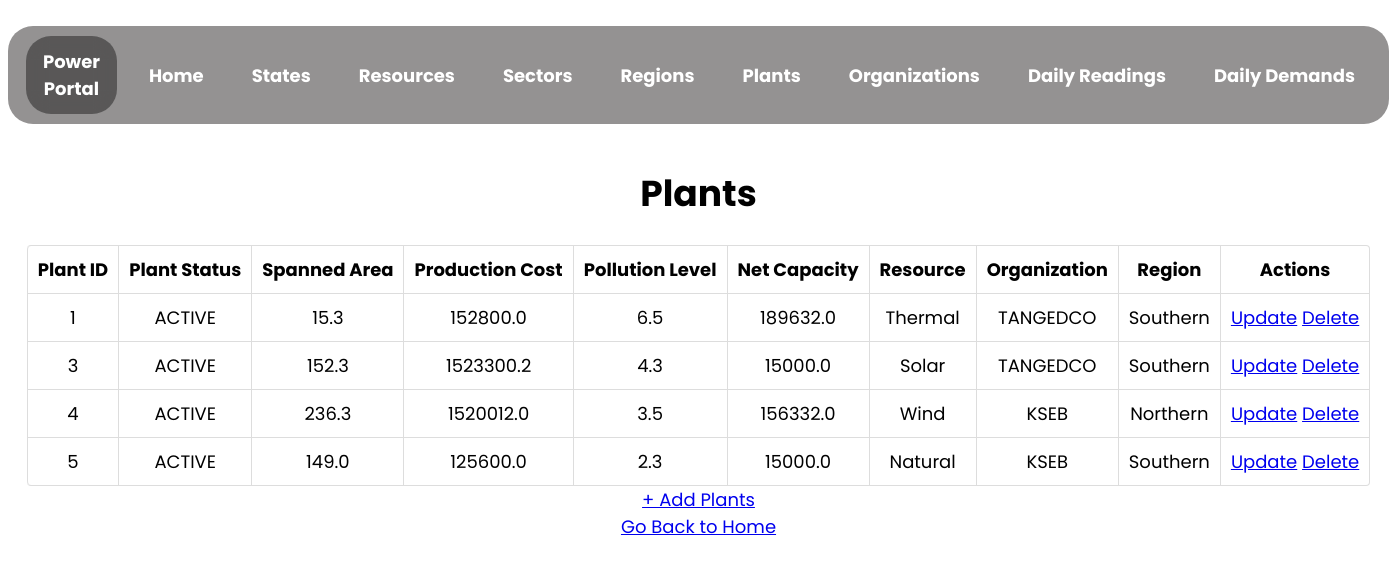
The app's page /plant with its own data.
### app.py (models this page shows)
class Plants(db.Model):
    __tablename__ = "plant"
    plant_id = db.Column(db.Integer, autoincrement = True, primary_key = True, unique = True, nullable = False)
    plant_status = db.Column(db.String, nullable = False)
    spanned_area = db.Column(db.Float, nullable = False)
    production_cost = db.Column(db.Float, nullable = False)
    pollution_level = db.Column(db.Float, nullable = False)
    net_capacity = db.Column(db.Float, nullable = False)
    resource_id = db.Column(db.Integer, db.ForeignKey("resources.resource_id"), nullable = False)
    region_id = db.Column(db.Integer, db.ForeignKey("region.region_id"), nullable = False)
    org_id = db.Column(db.Integer, db.ForeignKey("organization.org_id"), nullable = False)

class Resource(db.Model):
    __tablename__ = "resources"
    resource_id = db.Column(db.Integer, autoincrement = True, primary_key = True, unique = True, nullable = False)
    resource_type = db.Column(db.String, nullable = False, unique = True)
    resource_left = db.Column(db.Float, nullable = False)

class Organizations(db.Model):
    __tablename__ = "organization"
    org_id = db.Column(db.Integer, autoincrement = True, primary_key = True, unique = True, nullable = False)
    org_name = db.Column(db.String, nullable = False, unique = True)
    state_id = db.Column(db.Integer, db.ForeignKey("states.state_id"), nullable = False)
    sector_id = db.Column(db.Integer, db.ForeignKey("sector.sector_id"), nullable = False)

class Region(db.Model):
    __tablename__ = "region"
    region_id = db.Column(db.Integer, primary_key = True, nullable = False, unique = True, autoincrement = True)
    region_name = db.Column(db.String, nullable = False, unique = True)
    death_count = db.Column(db.Integer, nullable = False)
    allowed_pollution_level = db.Column(db.Float, nullable = False)

### app.py (the view)
@app.route("/plant", methods = ["GET", "POST"])
def view_plant():
    plant_list = Plants.query.all()
    plant_data = []
    for plant in plant_list:
        data = {
            "plant_id": plant.plant_id,
            "plant_status": plant.plant_status,
            "spanned_area": plant.spanned_area,
            "production_cost": plant.production_cost,
            "pollution_level": plant.pollution_level,
            "net_capacity": plant.net_capacity,
            "resource": Resource.query.get(plant.resource_id),
            "org": Organizations.query.get(plant.org_id),
            "region": Region.query.get(plant.region_id)
        }
        plant_data.append(data)
    return render_template(
        "view_plant.html",
        plant_data = plant_data
    )

### templates/view_plant.html (shortened to what this page needs)
<!DOCTYPE html>
<html lang="en">
  <head>
    <link rel="stylesheet" href="../static/assets/view.css">
  </head>
  <body>
    <nav>
      <ul class="menu-bar">
        <div class="logo">
          <a href="/">Power Portal </a>
        </div>
        <li><a href="/">Home</a></li>
        <li><a href="/state">States</a></li>
        <li><a href="/resource">Resources</a></li>
        <li><a href="/sector">Sectors</a></li>
        <li><a href="/region">Regions</a></li>
        <li><a href="/plant">Plants</a></li>
        <li><a href="/organization">Organizations</a></li>
        <li><a href="/daily_reading">Daily Readings</a></li>
        <li><a href="/daily_demand">Daily Demands</a></li>
      </ul>
    </nav>
    <h1 style="text-align: center">Plants</h1>
    {% if plant_data | length == 0 %}
        <p>No Plants Found! Add the plants now!</p>
        <a href="/plant/create" type="button">+ Add Plant</a>
    {% else %}
    <table id="plant-detail">
      <thead>
        <th>Plant ID</th>
        <th>Plant Status</th>
        <th>Spanned Area</th>
        <th>Production Cost</th>
        <th>Pollution Level</th>
        <th>Net Capacity</th>
        <th>Resource</th>
        <th>Organization</th>
        <th>Region</th>
        <th>Actions</th>
      </thead>
      {% for plant in plant_data %}
      <tr>
        <td>{{plant["plant_id"]}}</td>
        <td>{{plant["plant_status"]}}</td>
        <td>{{plant["spanned_area"]}}</td>
        <td>{{plant["production_cost"]}}</td>
        <td>{{plant["pollution_level"]}}</td>
        <td>{{plant["net_capacity"]}}</td>
        <td>{{(plant["resource"]).resource_type}}</td>
        <td>{{(plant["org"]).org_name}}</td>
        <td>{{(plant["region"]).region_name}}</td>
        <td>
            <a href="/plant/{{plant['plant_id']}}/update" type="button">Update</a>
            <a href="/plant/{{plant['plant_id']}}/delete" type="button">Delete</a>
        </td>
      </tr>
      {% endfor %}
    </table>
    <a href="/plant/create" type="button">+ Add Plants</a>
    {% endif %}
    <br>
    <a href="/">Go Back to Home</a>
  </body>
</html>

### static/assets/view.css (style rules this page uses)
html { scroll-behavior: smooth; }
html { background-color: none; position: relative; -webkit-animation-name: animatebottom; -webkit-animation-duration: 1s; animation-name: animatebottom; animation-duration: 1s; }
body { font-family: 'Poppins', sans-serif; text-align: center; font-size: large; }
.logo { border-radius: 25px; height: fit-content; display: inline-flex; background-color: rgba(0,0,0,0.4); -webkit-backdrop-filter: blur(10px); backdrop-filter: blur(10px); align-items: center; vertical-align: middle; padding: 12px 16px; margin: 0 8px; top: 0; color: white; transition: all .2s; }
.logo a { text-decoration: none; color: white; font-weight: bold; }
.menu-bar { border-radius: 25px; height: fit-content; display: inline-flex; background-color: rgb(148, 146, 146); -webkit-backdrop-filter: blur(10px); backdrop-filter: blur(10px); align-items: center; padding: 0 10px; padding-top: 10px; padding-bottom: 10px; top: 0; }
.menu-bar li { list-style: none; color: white; padding: 12px 16px; margin: 0 8px; position: relative; cursor: pointer; white-space: nowrap; transition: all .2s; }
.menu-bar li a { color: white; text-decoration: none; font-weight: bold; }
table { width: fit-content; border: 1px solid #ddd; border-collapse: separate; border-left: 0; border-radius: 4px; border-spacing: 0px; margin-left: auto; margin-right: auto; }
thead { display: table-header-group; vertical-align: middle; border-color: inherit; border-collapse: separate; text-align: center; padding: 10px; }
tr { display: table-row; vertical-align: inherit; border-color: inherit; text-align: center; padding: 10px; }
th, td { padding: 5px 4px 6px 4px; text-align: center; vertical-align: top; border-left: 1px solid #ddd; padding: 10px; }
td { border-top: 1px solid #ddd; }
thead:first-child tr:first-child th:first-child, tbody:first-child tr:first-child td:first-child { border-radius: 4px 0 0 0; }
thead:last-child tr:last-child th:first-child, tbody:last-child tr:last-child td:first-child { border-radius: 0 0 0 4px; }

### records on screen
Plants: plant_id "1", plant_status "ACTIVE", spanned_area "15.3", production_cost "152800.0", pollution_level "6.5", net_capacity "189632.0"
Resource: resource_type "Thermal"
Organizations: org_name "TANGEDCO"
Region: region_name "Southern"
Plants: plant_id "3", plant_status "ACTIVE", spanned_area "152.3", production_cost "1523300.2", pollution_level "4.3", net_capacity "15000.0"
Resource: resource_type "Solar"
Plants: plant_id "4", plant_status "ACTIVE", spanned_area "236.3", production_cost "1520012.0", pollution_level "3.5", net_capacity "156332.0"
Resource: resource_type "Wind"
Organizations: org_name "KSEB"
Region: region_name "Northern"
Plants: plant_id "5", plant_status "ACTIVE", spanned_area "149.0", production_cost "125600.0", pollution_level "2.3", net_capacity "15000.0"
Resource: resource_type "Natural"
